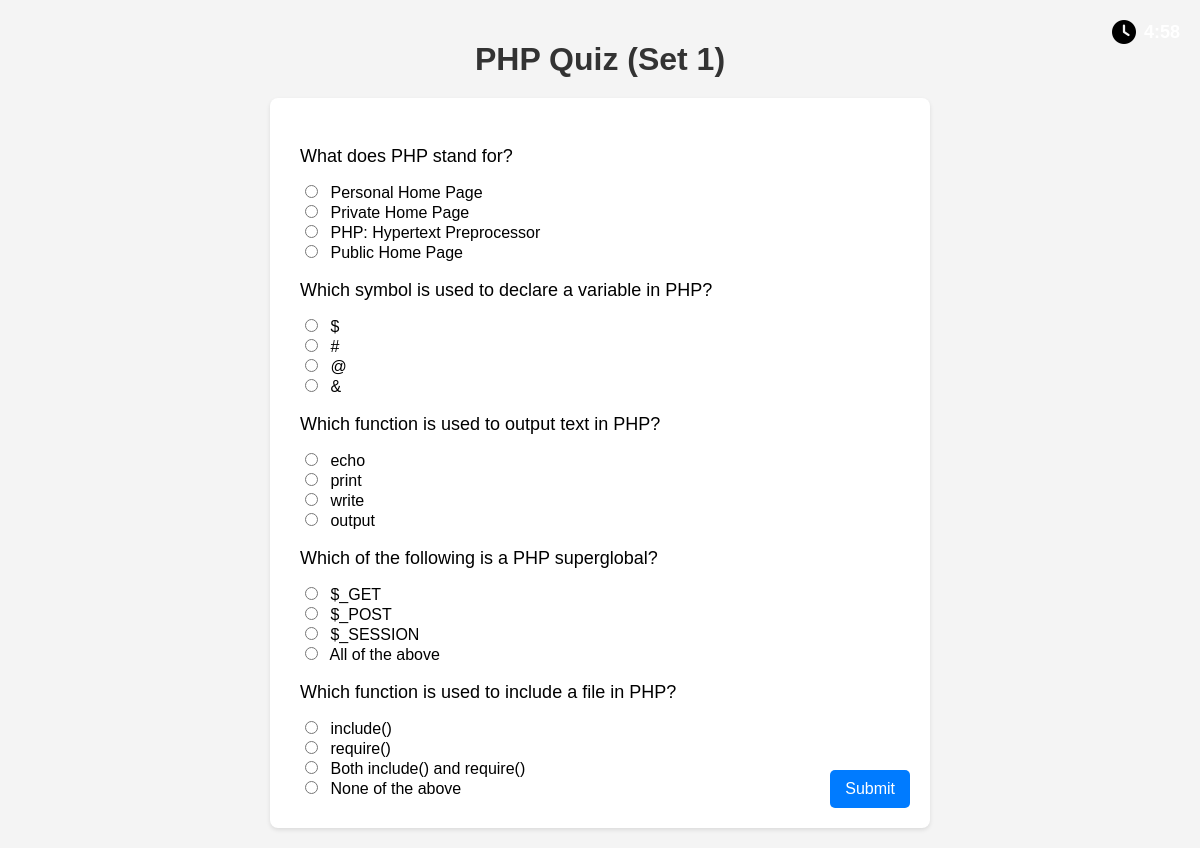
Screenshot of /phpquiz.php with the database file from the repository.
### tables this page shows
CREATE TABLE `mcqs` (
  `id` int(11) NOT NULL,
  `question` text DEFAULT NULL,
  `option_a` text DEFAULT NULL,
  `option_b` text DEFAULT NULL,
  `option_c` text DEFAULT NULL,
  `option_d` text DEFAULT NULL,
  `correct_option` varchar(1) DEFAULT NULL,
  `category` varchar(20) DEFAULT NULL
);

### phpquiz.php (the view, shortened to what this page needs)
<?php
$servername = "localhost";
$username = "root";
$password = "";
$dbname = "course_platform";
$conn = new mysqli($servername, $username, $password, $dbname);
$setNumber = rand(1, 3);
$setRanges = [
    1 => [56, 60],
    2 => [61, 65],
    3 => [66, 70]
];
$range = $setRanges[$setNumber];
$sql = "SELECT * FROM mcqs WHERE category = 'PHP' AND id BETWEEN " . $range[0] . " AND " . $range[1];
$result = $conn->query($sql);
$questions = [];
if ($result->num_rows > 0) {
    while ($row = $result->fetch_assoc()) {
        $questions[] = $row;
    }
}
?>
<!DOCTYPE html>
<html>
<head>
    <link rel="stylesheet" href="https://cdnjs.cloudflare.com/ajax/libs/font-awesome/6.0.0-beta3/css/all.min.css">
</head>
<body  style="background-image: url('https://t4.ftcdn.net/jpg/06/91/05/19/360_F_691051962_GFhQPOAXABmf7l706q89b2PFh6FnB1kI.jpg'); background-size: cover; background-repeat: no-repeat;">
    <h1>PHP Quiz (Set <?php echo $setNumber; ?>)</h1>
    <form id="quizForm" method="post" action="process_php_quiz.php">
        <?php foreach ($questions as $question): ?>
            <p><?php echo $question['question']; ?></p>
            <input type="radio" name="answer_<?php echo $question['id']; ?>" value="a"> <?php echo $question['option_a']; ?><br>
            <input type="radio" name="answer_<?php echo $question['id']; ?>" value="b"> <?php echo $question['option_b']; ?><br>
            <input type="radio" name="answer_<?php echo $question['id']; ?>" value="c"> <?php echo $question['option_c']; ?><br>
            <input type="radio" name="answer_<?php echo $question['id']; ?>" value="d"> <?php echo $question['option_d']; ?><br>
        <?php endforeach; ?>
        <input type="submit" value="Submit">
    </form>
    <div id="timer"><i class="fas fa-clock"></i><span id="time">5:00</span></div>
</body>
</html>

### phpquiz.php (style rules this page uses)
h1 { color: #333; text-align: center; margin-bottom: 20px; }
form { background-color: #fff; padding: 30px; border-radius: 8px; box-shadow: 0 2px 4px rgba(0, 0, 0, 0.1); width: 80%; max-width: 600px; position: relative; }
p { margin-bottom: 15px; font-size: 18px; }
input[type="radio"] { margin-right: 8px; }
#timer { position: absolute; top: 20px; right: 20px; font-size: 18px; font-weight: bold; display: flex; align-items: center; }
#timer i { margin-right: 8px; font-size: 24px; }
input[type="submit"] { position: absolute; bottom:20px; right: 20px; background-color: #007bff; color: white; padding: 10px 15px; border: none; border-radius: 5px; cursor: pointer; font-size: 16px; transition: background-color 0.3s ease; }

### rows the page displays
mcqs: question "What does PHP stand for?", option_a "Personal Home Page", option_b "Private Home Page", option_c "PHP: Hypertext Preprocessor", option_d "Public Home Page"
mcqs: question "Which symbol is used to declare a variable in PHP?", option_a "$", option_b "#", option_c "@", option_d "&"
mcqs: question "Which function is used to output text in PHP?", option_a "echo", option_b "print", option_c "write", option_d "output"
mcqs: question "Which of the following is a PHP superglobal?", option_a "$_GET", option_b "$_POST", option_c "$_SESSION", option_d "All of the above"
mcqs: question "Which function is used to include a file in PHP?", option_a "include()", option_b "require()", option_c "Both include() and require()", option_d "None of the above"
